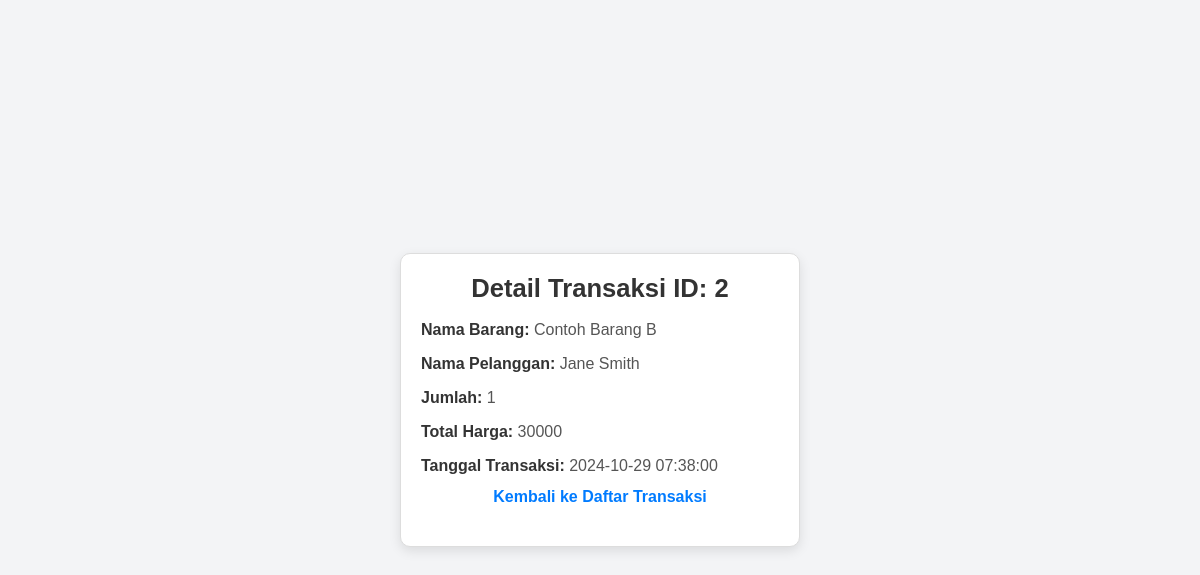
Screenshot of /index.php?controller=transaksi&action=detail&id=2 with the database file from the repository.
### tables this page shows
CREATE TABLE `transaksi` (
  `id_transaksi` int(11) NOT NULL,
  `kode_barang` varchar(35) NOT NULL,
  `id_pelanggan` varchar(35) NOT NULL,
  `jumlah` int(11) NOT NULL,
  `total_harga` int(11) NOT NULL,
  `tanggal_transaksi` timestamp NOT NULL DEFAULT current_timestamp() ON UPDATE current_timestamp()
);

CREATE TABLE `produk` (
  `kode_barang` varchar(35) NOT NULL,
  `nama_barang` varchar(50) NOT NULL,
  `harga` int(11) NOT NULL,
  `stok` int(11) NOT NULL
);

CREATE TABLE `pelanggan` (
  `id_pelanggan` varchar(35) NOT NULL,
  `nama_pelanggan` varchar(50) NOT NULL,
  `alamat` varchar(50) NOT NULL
);

### App/controllers/TransaksiController.php (called while the page is built, shortened)
<?php
require_once __DIR__ . '/../models/Transaksi.php';
class TransaksiController
{
    private $transaksiModel;
    public function __construct($db)
    {
        $this->transaksiModel = new Transaksi($db);
    }
    public function detail($id)
    {
        $transaksiDetail = $this->transaksiModel->getDetailTransaksi($id);
        require_once __DIR__ . '/../views/transaksi/detail.php';
    }
}

### App/models/transaksi.php (called while the page is built, shortened)
<?php
class Transaksi
{
    private $db;
    public function __construct($database)
    {
        $this->db = $database;
    }
    public function getDetailTransaksi($id)
    {
        $query = "SELECT t.id_transaksi, p.nama_barang, pel.nama_pelanggan, t.jumlah, t.total_harga, t.tanggal_transaksi
              FROM transaksi t
              JOIN produk p ON t.kode_barang = p.kode_barang
              JOIN pelanggan pel ON t.id_pelanggan = pel.id_pelanggan
              WHERE t.id_transaksi = :id";
        $stmt = $this->db->prepare($query);
        $stmt->bindParam(':id', $id);
        $stmt->execute();
        return $stmt->fetch(PDO::FETCH_ASSOC);
    }
}

### App/Views/Transaksi/detail.php (the view, shortened to what this page needs)
<!DOCTYPE html>
<html lang="id">
<head>
</head>
<body>
    <div class="card">
        <h2>Detail Transaksi ID: <?= htmlspecialchars($transaksiDetail['id_transaksi']) ?></h2>
        <p><strong>Nama Barang:</strong> <?= htmlspecialchars($transaksiDetail['nama_barang']) ?></p>
        <p><strong>Nama Pelanggan:</strong> <?= htmlspecialchars($transaksiDetail['nama_pelanggan']) ?></p>
        <p><strong>Jumlah:</strong> <?= htmlspecialchars($transaksiDetail['jumlah']) ?></p>
        <p><strong>Total Harga:</strong> <?= htmlspecialchars($transaksiDetail['total_harga']) ?></p>
        <p><strong>Tanggal Transaksi:</strong> <?= htmlspecialchars($transaksiDetail['tanggal_transaksi']) ?></p>
        <nav style="text-align: center;">
        <a href="index.php?controller=transaksi&action=index">Kembali ke Daftar Transaksi</a>
    </nav>
    </div>
</body>
</html>

### App/Views/Transaksi/detail.php (style rules this page uses)
* { margin: 0; padding: 0; box-sizing: border-box; }
body { font-family: Arial, sans-serif; background-color: #f3f4f6; color: #333; display: flex; justify-content: center; align-items: center; min-height: 100vh; padding: 20px; }
nav a { display: inline-block; margin-bottom: 20px; text-decoration: none; color: #007BFF; font-weight: bold; font-size: 1em; transition: color 0.3s ease; }
.card { background-color: #ffffff; border: 1px solid #ddd; border-radius: 10px; padding: 20px; width: 100%; max-width: 400px; box-shadow: 0px 4px 12px rgba(0, 0, 0, 0.1); text-align: left; }
.card h2 { font-size: 1.6em; color: #333; margin-bottom: 15px; text-align: center; }
.card p { margin: 10px 0; font-size: 1em; line-height: 1.5; color: #555; }
.card p strong { color: #333; }

### rows the page displays
transaksi: id_transaksi "2", kode_barang.nama_barang "Contoh Barang B", id_pelanggan.nama_pelanggan "Jane Smith", jumlah "1", total_harga "30000", tanggal_transaksi "2024-10-29 07:38:00"
